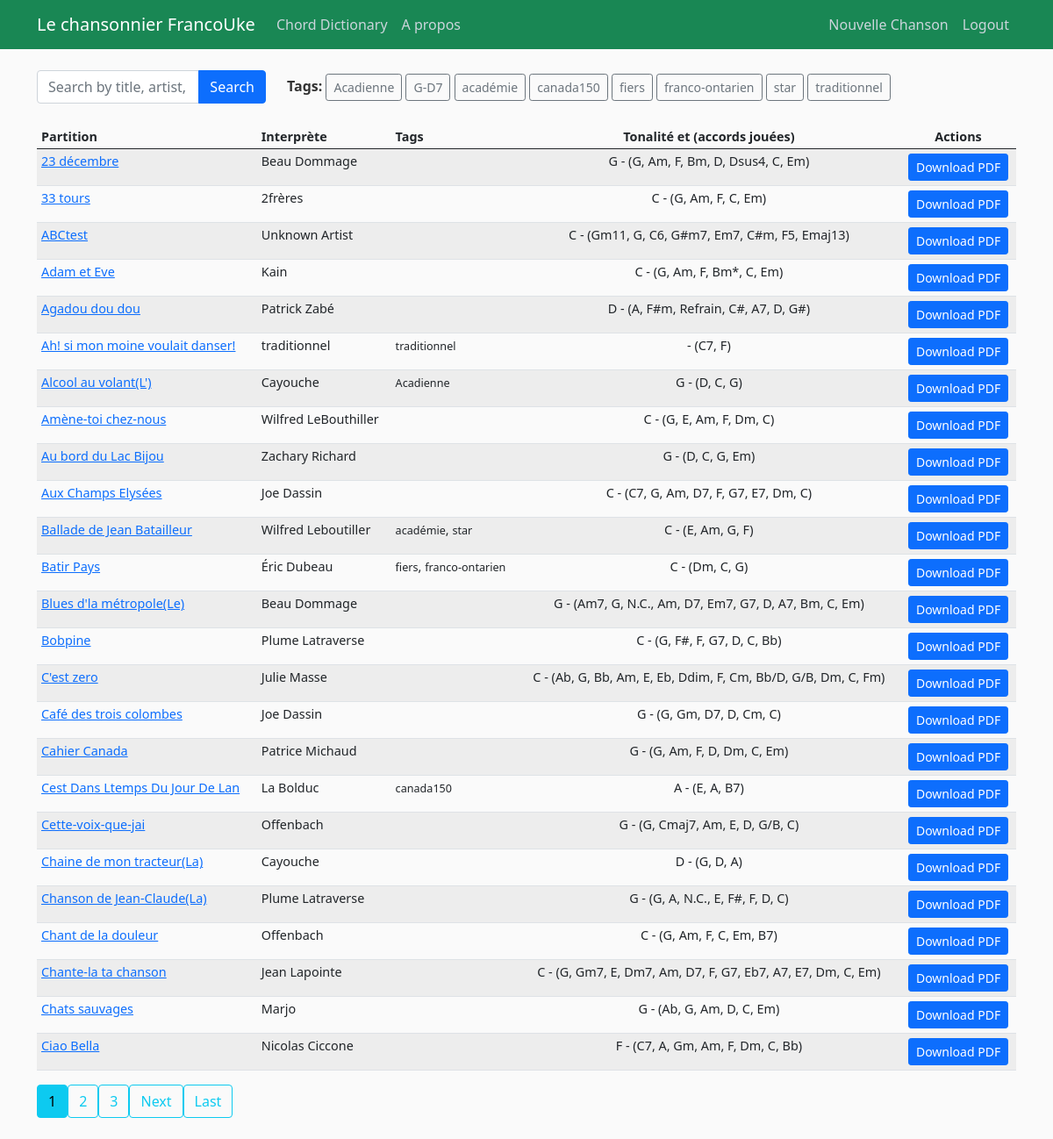
Before: / (signed in) with the older database file.
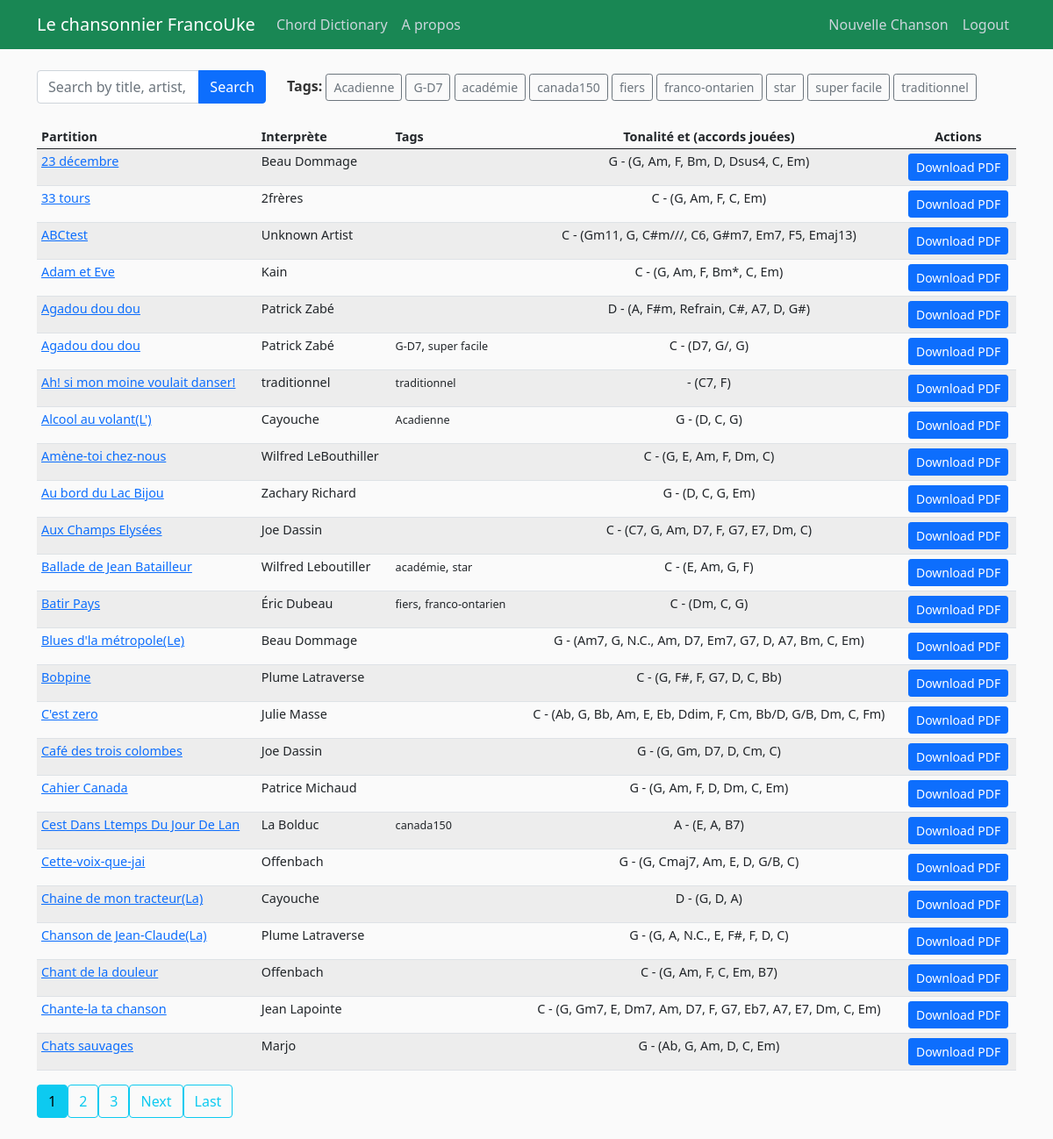
After: the same page with the newer database file.
### songbook/models.py (models this page shows, shortened)
class Song(models.Model):
    songTitle = models.CharField(max_length=100, blank=True, null=True)
    songChordPro = models.TextField()  # Original
    lyrics_with_chords = models.JSONField(null=True, blank=True)
    metadata = models.JSONField(blank=True, null=True)  # Stores metadata as JSON
    date_posted = models.DateField(default=timezone.now)
    contributor = models.ForeignKey(User, on_delete=models.CASCADE)
    abc_notation = models.TextField(blank=True, null=True, help_text="Optional ABC notation for this song.")
    tags = TaggableManager(blank=True)

### songbook/views.py (the view, shortened to what this page needs)
# urls.py: path('', SongListView.as_view(), name='songbook-home'),
class SongListView(ListView):
    model = Song
    template_name = 'songbook/song_list.html'
    context_object_name = 'songs'
    ordering = ['songTitle']
    paginate_by = 25
    def get_queryset(self):
        queryset = super().get_queryset()
        search_query = self.request.GET.get('q', '')  # Search query
        selected_tag = self.request.GET.get('tag', '')  # Selected tag
        if selected_tag:  # Filter by tag if a tag is selected
            queryset = queryset.filter(tags__name=selected_tag)
        return queryset
    def get_context_data(self, **kwargs):
        context = super().get_context_data(**kwargs)
        search_query = self.request.GET.get('q', '')
        selected_tag = self.request.GET.get('tag', '')  # Selected tag
        song_data = []
        for song in context['songs']:
            parsed_data = song.lyrics_with_chords or ""
            chords = extract_chords(parsed_data, unique=True) if parsed_data else []
            tags = [tag.name for tag in song.tags.all()]  # Get tags for each song
            song_data.append({
                'song': song,
                'chords': ', '.join(chords),
                'tags': ', '.join(tags),
            })
        all_tags = Tag.objects.all().values_list('name', flat=True).distinct()
        context['song_data'] = song_data
        context['search_query'] = search_query
        context['selected_tag'] = selected_tag  # Pass the selected tag
        context['all_tags'] = all_tags  # Add all tags to context
        return context

### songbook/transposer.py (called while the page is built)
def extract_chords(parsed_data, unique=False):
    chords = []
    for section in parsed_data:
        for item in section:
            if isinstance(item, dict) and 'chord' in item and item['chord']:
                chords.append(item['chord'])
    if unique:
        return list(set(chords))  # Return unique chords
    return chords  # Return all chords

### songbook/templates/songbook/song_list.html (shortened to what this page needs)
{% extends "songbook/base.html" %}
  {% block content %}
<form method="get" class="mb-4">
    <div class="row align-items-center">
        <div class="col-md-3">
            <div class="input-group">
                <input type="text" name="q" class="form-control"
                       placeholder="Search by title, artist, lyricist or composer"
                       value="{{ search_query }}">
                <button class="btn btn-primary" type="submit">Search</button>
            </div>
        </div>
        <div class="col-md-9">
            <strong>Tags: </strong>
            {% for tag in all_tags %}
                <a href="?tag={{ tag }}" class="btn btn-outline-secondary btn-sm">
                    {{ tag }}
                </a>
            {% endfor %}
        </div>
    </div>
</form>
<div class="table-responsive">
    <table class="table table-striped table-hover table-condensed">
        <thead>
            <tr>
                <th>Partition</th>
                <th>Interprète</th>
                <th>Tags</th>
                <th class="text-center">Tonalité et (accords jouées)</th>
                <th class="text-center">Actions</th>
            </tr>
        </thead>
        <tbody>
            {% for item in song_data %}
            <tr>
                <td>
                    <a href="{% url 'score' item.song.id %}" class="song-link" title="{{ item.song.songTitle }}" aria-label="View score for {{ item.song.songTitle }}">
                        {{ item.song.songTitle }}
                    </a>
                </td>
                <td>{{ item.song.metadata.artist|default_if_none:"Unknown Artist" }}</td>
                <td>
                    {% for tag in item.song.tags.all %}
                        <small>{{ tag }}</small>{% if not forloop.last %}, {% endif %}
                    {% endfor %}
                </td>
                <td class="text-center">
                    {{ item.song.metadata.key|default_if_none:"Unknown" }} - ({{ item.chords|default_if_none:"N/A" }})
                </td>
                <td class="text-center">
                    <a href="{% url 'generate_single_song_pdf' item.song.id %}" class="btn btn-primary btn-sm" title="Download PDF for {{ item.song.songTitle }}">
                        Download PDF
                    </a>
                </td>
            </tr>
            {% empty %}
            <tr>
                <td colspan="4" class="text-center">No songs found matching your search.</td>
            </tr>
            {% endfor %}
        </tbody>
    </table>
</div>
{% if is_paginated %}
<div class="pagination">
    {% for num in page_obj.paginator.page_range %}
        {% if page_obj.number == num %}
        <a class="btn btn-info mb-4" href="?page={{ num }}" aria-current="page">{{ num }}</a>
        {% elif num > page_obj.number|add:'-3' and num < page_obj.number|add:'3' %}
        <a class="btn btn-outline-info mb-4" href="?page={{ num }}">{{ num }}</a>
        {% endif %}
    {% endfor %}
    {% if page_obj.has_next %}
    <a class="btn btn-outline-info mb-4" href="?page={{ page_obj.next_page_number }}" aria-label="Next page">Next</a>
    <a class="btn btn-outline-info mb-4" href="?page={{ page_obj.paginator.num_pages }}" aria-label="Last page">Last</a>
    {% endif %}
</div>
{% endif %}
{% endblock content %}

Changed rows visible on the page:
no longer on this page (row unchanged): Song: song.songTitle "Ciao Bella", song.metadata.artist "Nicolas Ciccone", song.metadata.key "F", chords "C7, A, Gm, Am, F, Dm, C, Bb"
changed Song "ABCtest": chords "Gm11, G, C6, G#m7, Em7, C#m, F5, Emaj13" → "Gm11, G, C#m///, C6, G#m7, Em7, F5, Emaj13"
added Song: song.songTitle "Agadou dou dou", song.metadata.artist "Patrick Zabé", song.metadata.key "C", chords "D7, G/, G"
now on this page (row unchanged): Tag: name "G-D7", shown under "Agadou dou dou"
added Tag: name "super facile", shown under "Agadou dou dou"
Other visible differences:
new list line: "super facile"
